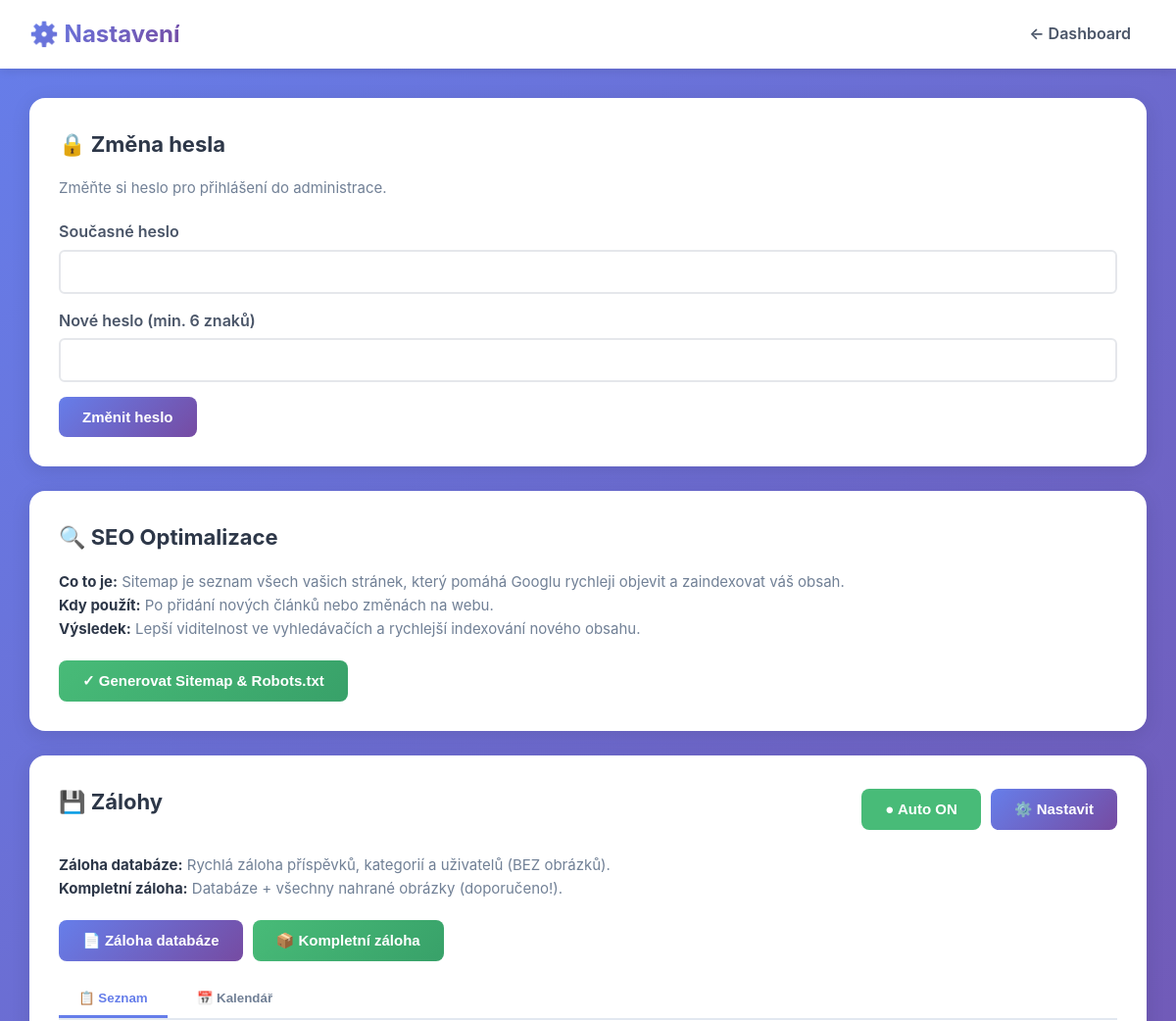
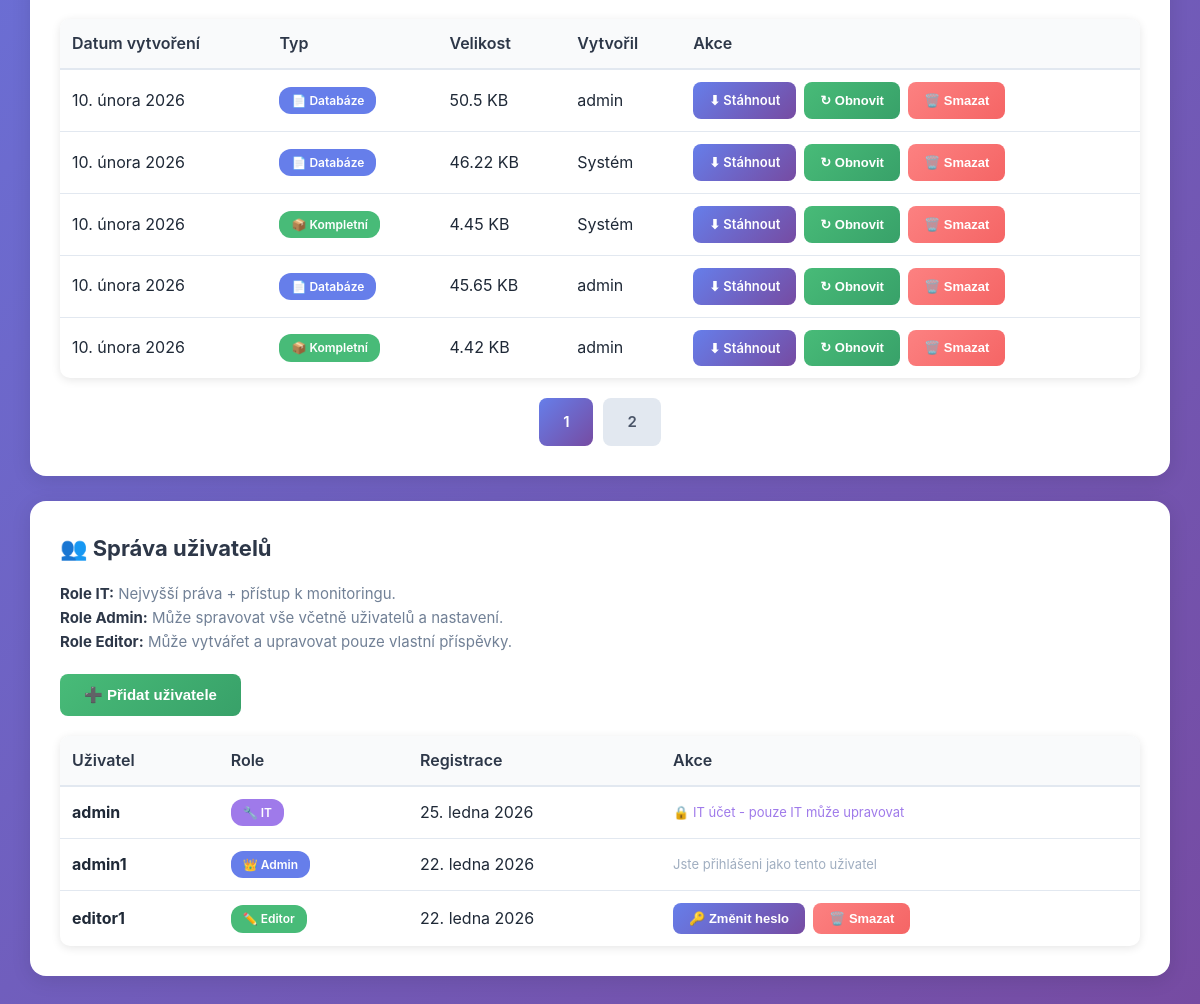
Screenshot of /admin/settings.php (signed in) with the database file from the repository (2 pictures, top to bottom).
### tables this page shows
CREATE TABLE `backups` (
  `id` int(11) NOT NULL,
  `filename` varchar(255) NOT NULL,
  `filepath` varchar(255) NOT NULL,
  `size_bytes` bigint(20) DEFAULT NULL,
  `type` enum('database','full') DEFAULT 'database',
  `created_by` int(11) DEFAULT NULL,
  `created_at` timestamp NOT NULL DEFAULT CURRENT_TIMESTAMP,
  `last_restored_at` datetime DEFAULT NULL
);

CREATE TABLE `users` (
  `id` int(11) NOT NULL AUTO_INCREMENT,
  `username` varchar(50) NOT NULL,
  `password` varchar(255) NOT NULL,
  `email` varchar(100) DEFAULT NULL,
  `role` enum('it','admin','editor') DEFAULT 'editor',
  `created_at` timestamp NOT NULL DEFAULT CURRENT_TIMESTAMP,
  `last_login` timestamp NULL DEFAULT NULL,
  PRIMARY KEY (`id`),
  UNIQUE KEY `username` (`username`),
  KEY `idx_username` (`username`)
);

### includes/database.class.php (called while the page is built, shortened)
<?php
class Database {
    private $connection;
    private $stmt;
    public function __construct() {
        $dsn = 'mysql:host=' . DB_HOST . ';dbname=' . DB_NAME . ';charset=' . DB_CHARSET;
        $options = [
            PDO::ATTR_ERRMODE => PDO::ERRMODE_EXCEPTION,
            PDO::ATTR_DEFAULT_FETCH_MODE => PDO::FETCH_ASSOC,
            PDO::ATTR_EMULATE_PREPARES => false,
            PDO::MYSQL_ATTR_INIT_COMMAND => "SET NAMES utf8mb4 COLLATE utf8mb4_unicode_ci"
        ];
        try {
            $this->connection = new PDO($dsn, DB_USER, DB_PASS, $options);
        } catch (PDOException $e) {
            $this->error = $e->getMessage();
            $this->logError('Database Connection', $e->getMessage());
            die('Chyba připojení k databázi. Zkontrolujte konfiguraci.');
        }
    }
    public function query($sql) {
    try {
        $this->stmt = $this->connection->prepare($sql);
        return $this;
    } catch (PDOException $e) {
        $this->logError('Query Prepare', $e->getMessage());
        $this->stmt = null;
        return $this;
    }
}
    public function bind($param, $value, $type = null) {
        if (is_null($type)) {
            switch (true) {
                case is_int($value):
                    $type = PDO::PARAM_INT;
                    break;
                default:
                    $type = PDO::PARAM_STR;
            }
        }
        $this->stmt->bindValue($param, $value, $type);
        return $this;
    }
    public function execute() {
        try {
            return $this->stmt->execute();
        } catch (PDOException $e) {
            $this->logError('Query Execute', $e->getMessage());
            return false;
        }
    }
    public function fetchAll() {
    $this->execute();
    return $this->stmt->fetchAll();
    }
    public function fetch() {
        $this->execute();
        return $this->stmt->fetch();
    }
}
?>

### includes/backup.class.php (called while the page is built, shortened)
<?php
class Backup {
    private $db;
    public function __construct() {
        global $db;
        $this->db = $db;
        $this->backupDir = BACKUPS_PATH;
    }
    public function listBackups() {
        $this->db->query(
            "SELECT b.*, u.username as created_by_name
             FROM backups b
             LEFT JOIN users u ON b.created_by = u.id
             ORDER BY b.created_at DESC"
        );
        return $this->db->fetchAll();
    }
}
?>

### config.php (called while the page is built, shortened)
<?php
require_once INCLUDES_PATH . 'database.class.php';
require_once INCLUDES_PATH . 'backup.class.php';
$db = new Database();
require_once INCLUDES_PATH . 'helpers.php';
?>

### includes/helpers.php (called while the page is built, shortened)
<?php
function formatDate($date, $format = 'j. n. Y') {
    $months = [
        1 => 'ledna', 2 => 'února', 3 => 'března', 4 => 'dubna',
        5 => 'května', 6 => 'června', 7 => 'července', 8 => 'srpna',
        9 => 'září', 10 => 'října', 11 => 'listopadu', 12 => 'prosince'
    ];
    $timestamp = is_numeric($date) ? $date : strtotime($date);
    $day = date('j', $timestamp);
    $month = $months[(int)date('n', $timestamp)];
    $year = date('Y', $timestamp);
    return "$day. $month $year";
}
function e($text) {
    return htmlspecialchars($text, ENT_QUOTES, 'UTF-8');
}
function formatBytes($bytes, $precision = 2) {
    $units = ['B', 'KB', 'MB', 'GB', 'TB'];
    for ($i = 0; $bytes > 1024 && $i < count($units) - 1; $i++) {
        $bytes /= 1024;
    }
    return round($bytes, $precision) . ' ' . $units[$i];
}
?>

### admin/settings.php (the view, shortened to what this page needs)
<?php
require_once '../config.php';
$backup = new Backup();
$backups = $backup->listBackups();
$db3 = new Database();
$db3->query("
    SELECT b.*,
           CASE
               WHEN b.created_by = 0 OR b.created_by IS NULL THEN 'Systém'
               ELSE u.username
           END as created_by_name
    FROM backups b
    LEFT JOIN users u ON b.created_by = u.id
    ORDER BY b.created_at DESC
");
$backups = $db3->fetchAll();
$db = new Database();
$db->query("SELECT id, username, role, created_at FROM users ORDER BY created_at DESC");
$users = $db->fetchAll();
$db->query("SELECT id, username, role FROM users WHERE id = :id");
$db->bind(':id', $_SESSION['user_id']);
$currentUser = $db->fetch();
?>
<!DOCTYPE html>
<html lang="cs">
<head>
    <link rel="stylesheet" href="<?= ASSETS_URL ?>css/admin.css">
</head>
<body>
    <header>
        <div class="header-content">
            <div class="header-title">⚙️ Nastavení</div>
            <nav>
                <a href="dashboard.php" class="header-link">← Dashboard</a>
            </nav>
        </div>
    </header>
    <div class="container">
        <div class="card">
            <h2>🔒 Změna hesla</h2>
            <p class="card-description">Změňte si heslo pro přihlášení do administrace.</p>
            <form method="POST">
                <div class="form-group">
                    <label>Současné heslo</label>
                    <input type="password" name="current_password" required>
                </div>
                <div class="form-group">
                    <label>Nové heslo (min. 6 znaků)</label>
                    <input type="password" name="new_password" required minlength="6">
                </div>
                <button type="submit" class="btn btn-primary">Změnit heslo</button>
            </form>
        </div>
        <div class="card">
            <h2>🔍 SEO Optimalizace</h2>
            <p class="card-description">
                <strong>Co to je:</strong> Sitemap je seznam všech vašich stránek, který pomáhá Googlu rychleji objevit a zaindexovat váš obsah.<br>
                <strong>Kdy použít:</strong> Po přidání nových článků nebo změnách na webu.<br>
                <strong>Výsledek:</strong> Lepší viditelnost ve vyhledávačích a rychlejší indexování nového obsahu.
            </p>
            <form method="POST">
                <button type="submit" class="btn btn-success">✓ Generovat Sitemap & Robots.txt</button>
            </form>
        </div>
<div class="card" id="backups">
    <div style="display: flex; justify-content: space-between; align-items: center; margin-bottom: 20px;">
        <h2>💾 Zálohy</h2>
        <div style="display: flex; gap: 10px;">
            <?php
            $dbSched = new Database();
            $dbSched->query("SELECT * FROM backup_schedule WHERE backup_type = 'database'");
            $dbSchedule = $dbSched->fetch();
            $dbSched2 = new Database();
            $dbSched2->query("SELECT * FROM backup_schedule WHERE backup_type = 'full'");
            $fullSchedule = $dbSched2->fetch();
            $autoEnabled = ($dbSchedule && $dbSchedule['enabled']) || ($fullSchedule && $fullSchedule['enabled']);
            ?>
            <button onclick="toggleAutoBackup()" class="btn" style="background: <?= $autoEnabled ? '#48bb78' : '#e2e8f0' ?>; color: <?= $autoEnabled ? 'white' : '#4a5568' ?>;">
                <span id="autoBackupIcon"><?= $autoEnabled ? '●' : '○' ?></span> Auto <?= $autoEnabled ? 'ON' : 'OFF' ?>
            </button>
            <button onclick="openBackupScheduleModal()" class="btn btn-primary">⚙️ Nastavit</button>
        </div>
    </div>
    <p class="card-description">
        <strong>Záloha databáze:</strong> Rychlá záloha příspěvků, kategorií a uživatelů (BEZ obrázků).<br>
        <strong>Kompletní záloha:</strong> Databáze + všechny nahrané obrázky (doporučeno!).
    </p>
    <div style="display: flex; gap: 10px; margin-bottom: 20px;">
        <form method="POST" style="margin: 0;">
            <button type="submit" class="btn btn-primary">📄 Záloha databáze</button>
        </form>
        <form method="POST" style="margin: 0;">
            <button type="submit" class="btn btn-success">📦 Kompletní záloha</button>
        </form>
    </div>
    <div style="display: flex; gap: 10px; margin-bottom: 20px; border-bottom: 2px solid #e2e8f0;">
        <button onclick="showBackupView('list')" id="viewList" class="view-tab active">📋 Seznam</button>
        <button onclick="showBackupView('calendar')" id="viewCalendar" class="view-tab">📅 Kalendář</button>
    </div>
    <div id="backupListView">
        <?php if (empty($backups)): ?>
            <div class="empty-state">
                <div class="empty-state-icon">📭</div>
                <p>Zatím žádné zálohy</p>
            </div>
        <?php else:
            $page = isset($_GET['backup_page']) ? (int)$_GET['backup_page'] : 1;
            $perPage = 5;
            $offset = ($page - 1) * $perPage;
            $totalBackups = count($backups);
            $totalPages = ceil($totalBackups / $perPage);
            $pagedBackups = array_slice($backups, $offset, $perPage);
        ?>
            <table class="table">
                <thead>
                    <tr>
                        <th>Datum vytvoření</th>
                        <th>Typ</th>
                        <th>Velikost</th>
                        <th>Vytvořil</th>
                        <th>Akce</th>
                    </tr>
                </thead>
                <tbody>
                    <?php foreach ($pagedBackups as $b): ?>
                        <tr <?= $b['last_restored_at'] ? 'style="background: #f0fff4;"' : '' ?>>
                            <td>
                                <?= formatDate($b['created_at']) ?>
                            </td>
                            <td>
                                <?php if (isset($b['type']) && $b['type'] === 'full'): ?>
                                    <span class="badge" style="background: #48bb78; color: white;">📦 Kompletní</span>
                                <?php else: ?>
                                    <span class="badge" style="background: #667eea; color: white;">📄 Databáze</span>
                                <?php endif; ?>
                            </td>
                            <td><?= formatBytes($b['size_bytes']) ?></td>
                            <td><?= e($b['created_by_name'] ?? 'Systém') ?></td>
                            <td>
                                <div class="table-actions">
                                    <a href="download_backup.php?id=<?= $b['id'] ?>" class="btn btn-primary btn-small">⬇ Stáhnout</a>
                                    <button onclick="openRestoreModal(<?= $b['id'] ?>, '<?= e($b['filename']) ?>', '<?= formatDate($b['created_at']) ?>')" class="btn btn-success btn-small">↻ Obnovit</button>
                                    <button onclick="openDeleteBackupModal(<?= $b['id'] ?>, '<?= e($b['filename']) ?>')" class="btn btn-danger btn-small">🗑️ Smazat</button>
                                </div>
                            </td>
                        </tr>
                    <?php endforeach; ?>
                </tbody>
            </table>
            <?php if ($totalPages > 1): ?>
                <div style="display: flex; justify-content: center; gap: 10px; margin-top: 20px;">
                    <?php for ($i = 1; $i <= $totalPages; $i++): ?>
                        <a href="?backup_page=<?= $i ?>#backups" class="btn <?= $i === $page ? 'btn-primary' : '' ?>" style="<?= $i !== $page ? 'background: #e2e8f0; color: #4a5568;' : '' ?>">
                            <?= $i ?>
                        </a>
                    <?php endfor; ?>
                </div>
            <?php endif; ?>
        <?php endif; ?>
    </div>
</div>
        <?php if ($currentUser['role'] === 'admin' || $currentUser['role'] === 'it'): ?>
        <div class="card">
            <h2>👥 Správa uživatelů</h2>
            <p class="card-description">
             <strong>Role IT:</strong> Nejvyšší práva + přístup k monitoringu.<br>
             <strong>Role Admin:</strong> Může spravovat vše včetně uživatelů a nastavení.<br>
            <strong>Role Editor:</strong> Může vytvářet a upravovat pouze vlastní příspěvky.
            </p>
            <div style="display: flex; gap: 10px; margin-bottom: 20px; align-items: center;">
                <button onclick="openAddUserModal()" class="btn btn-success">➕ Přidat uživatele</button>
            </div>
            <table class="table">
                <thead>
                    <tr>
                        <th>Uživatel</th>
                        <th>Role</th>
                        <th>Registrace</th>
                        <th>Akce</th>
                    </tr>
                </thead>
                <tbody>
                    <?php foreach ($users as $user): ?>
                        <tr>
                            <td><strong><?= e($user['username']) ?></strong></td>
                            <td>
                                <span class="badge badge-<?= $user['role'] ?>">
                                    <?php
                                    if ($user['role'] === 'it') {
                                        echo '🔧 IT';
                                    } elseif ($user['role'] === 'admin') {
                                        echo '👑 Admin';
                                    } else {
                                        echo '✏️ Editor';
                                    }
                                    ?>
                                </span>
                            </td>
                            <td><?= formatDate($user['created_at']) ?></td>
                            <td>
                                <div class="table-actions">
                                    <?php if ($user['id'] !== $_SESSION['user_id']): ?>
                                        <?php if ($user['role'] === 'it' && $currentUser['role'] !== 'it'): ?>
                                            <span style="color: #9f7aea; font-size: 13px;">🔒 IT účet - pouze IT může upravovat</span>
                                        <?php else: ?>
                                            <button onclick="openChangePasswordModal(<?= $user['id'] ?>, '<?= e($user['username']) ?>')" class="btn btn-primary btn-small">🔑 Změnit heslo</button>
                                            <button onclick="confirmDeleteUser(<?= $user['id'] ?>, '<?= e($user['username']) ?>')" class="btn btn-danger btn-small">🗑️ Smazat</button>
                                        <?php endif; ?>
                                    <?php else: ?>
                                        <span style="color: #a0aec0; font-size: 13px;">Jste přihlášeni jako tento uživatel</span>
                                    <?php endif; ?>
                                </div>
                            </td>
                        </tr>
                    <?php endforeach; ?>
                </tbody>
            </table>
        </div>
        <?php endif; ?>
    </div>
</body>
</html>

### rows the page displays
backups: created_at "10. února 2026", type "📄 Databáze", size_bytes "50.5 KB", created_by.username "admin"
backups: created_at "10. února 2026", type "📄 Databáze", size_bytes "46.22 KB", created_by_name "Systém"
backups: created_at "10. února 2026", type "📦 Kompletní", size_bytes "4.45 KB", created_by_name "Systém"
backups: created_at "10. února 2026", type "📄 Databáze", size_bytes "45.65 KB", created_by.username "admin"
backups: created_at "10. února 2026", type "📦 Kompletní", size_bytes "4.42 KB", created_by.username "admin"
users: username "admin", role "🔧 IT", created_at "25. ledna 2026"
users: username "admin1", role "👑 Admin", created_at "22. ledna 2026", shows "Jste přihlášeni jako tento uživatel"
users: username "editor1", role "✏️ Editor", created_at "22. ledna 2026"
